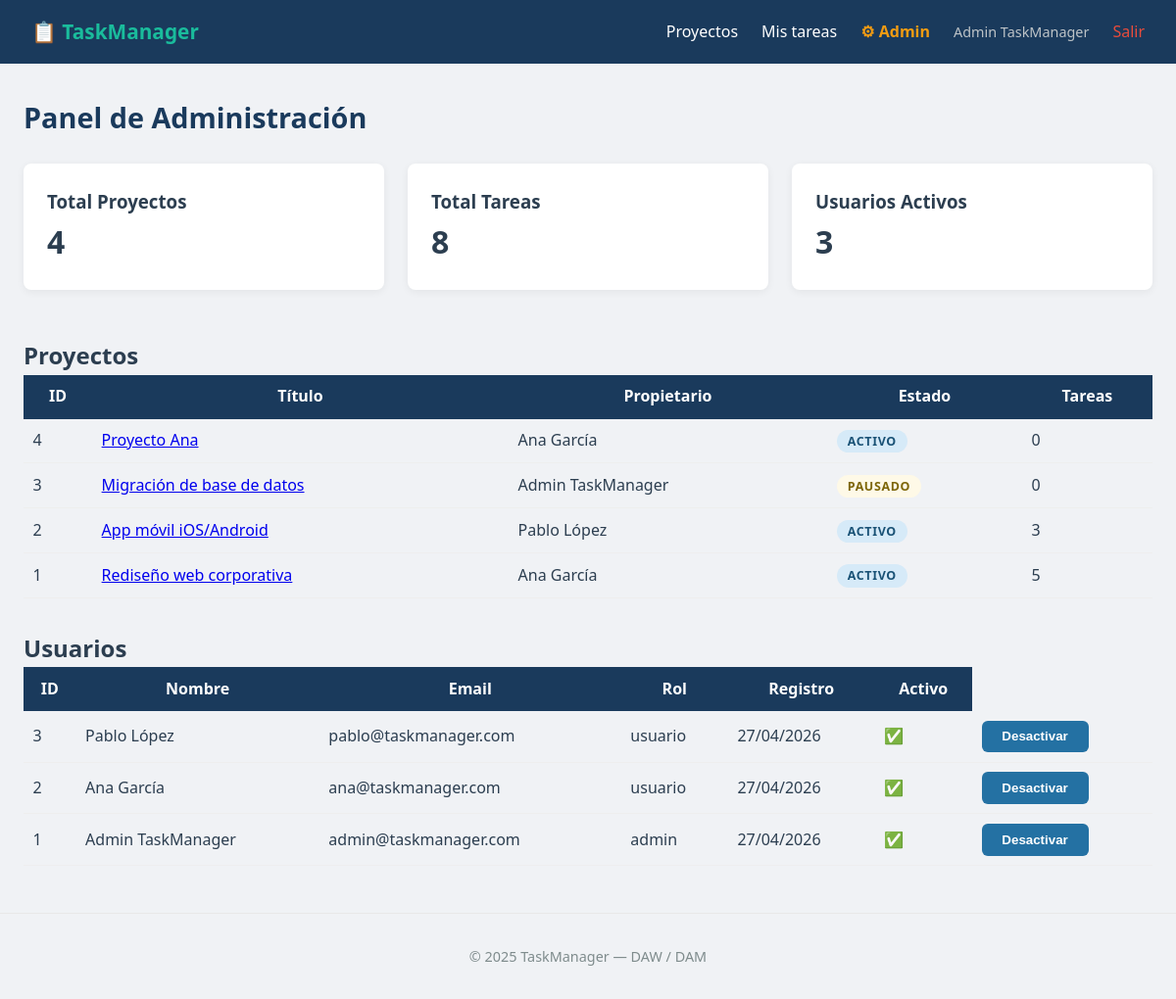
Page /admin (signed in) on the earlier database version.
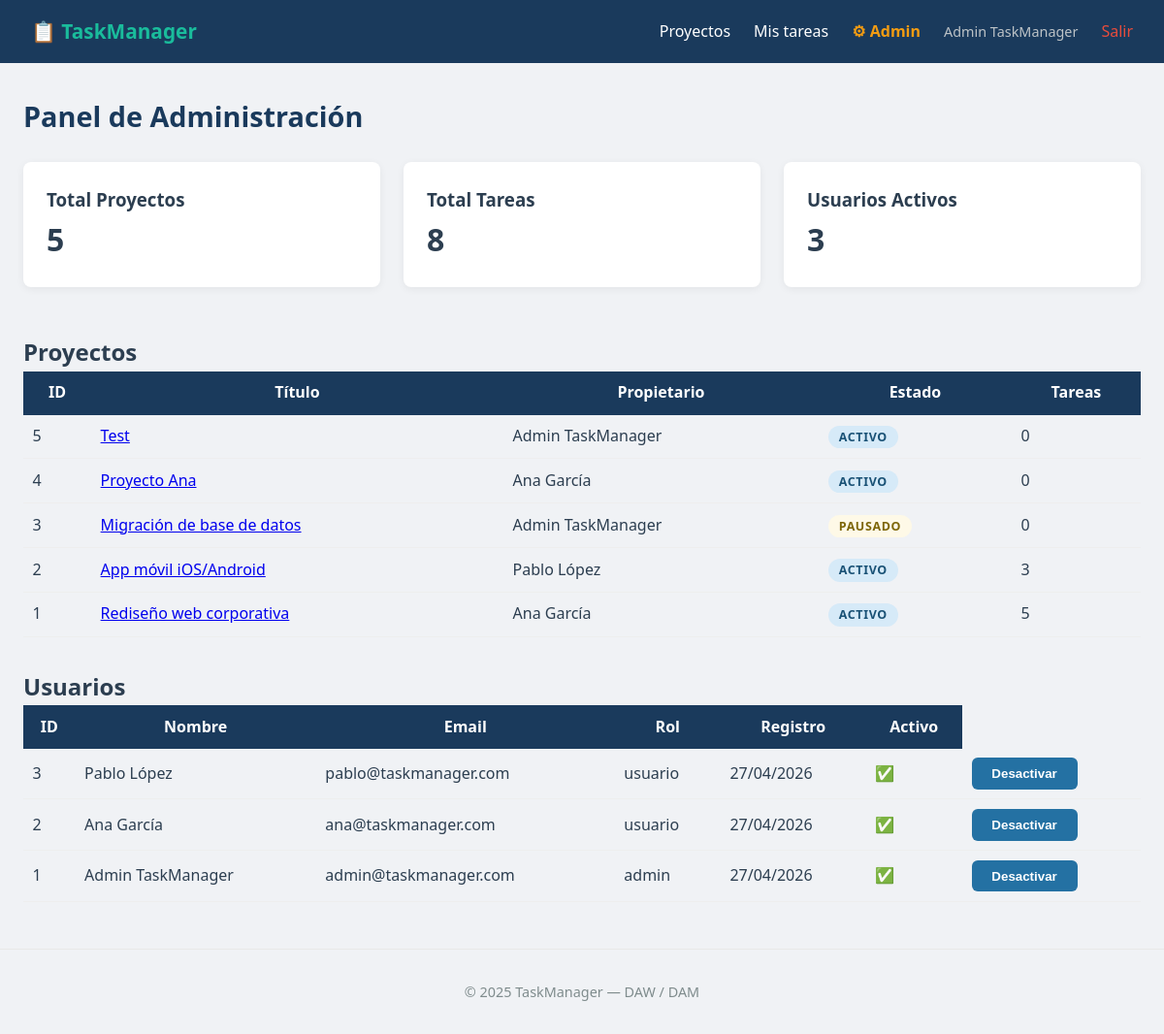
Same page on the later database version.
### app/models.py (models this page shows, shortened)
class Usuario(UserMixin, db.Model): # UserMixin PRIMERO, db.Model SEGUNDO
    __tablename__ = 'usuarios'
    id = db.Column(db.Integer, primary_key=True)
    nombre = db.Column(db.String(100), nullable=False)
    email = db.Column(db.String(150), unique=True, nullable=False)
    password = db.Column(db.String(256), nullable=False)
    rol = db.Column(db.String(20), default='usuario') # 'usuario' o
    'admin'
    activo = db.Column(db.Boolean, default=True)
    creado_en = db.Column(db.DateTime, default=datetime.utcnow)
    proyectos = db.relationship('Proyecto', backref='propietario',
                                lazy='dynamic',
                                foreign_keys='Proyecto.propietario_id')
    @property
    def es_admin(self):
        return self.rol == 'admin'
    @property
    def is_active(self):
        return self.activo

class Proyecto(db.Model):
    __tablename__ = 'proyectos'
    id = db.Column(db.Integer, primary_key=True)
    titulo = db.Column(db.String(100), nullable=False)
    descripcion = db.Column(db.Text)
    estado = db.Column(db.String(20), default='activo')
    fecha_limite = db.Column(db.Date)
    creado_en = db.Column(db.DateTime, default=datetime.utcnow)
    propietario_id = db.Column(db.Integer, db.ForeignKey('usuarios.id'))
    tareas = db.relationship('Tarea', backref='proyecto', lazy='dynamic',
    cascade='all, delete-orphan',
    order_by='Tarea.creado_en')

### app/routes/main.py (the view)
@main.route('/admin')
@login_required
@solo_admin
def admin():
    proyectos = Proyecto.query.order_by(Proyecto.creado_en.desc()).all()
    usuarios = Usuario.query.order_by(Usuario.creado_en.desc()).all()
    total_proyectos = Proyecto.query.count()
    total_tareas = Tarea.query.count()
    usuarios_activos = Usuario.query.filter_by(activo=True).count()
    return render_template('admin/panel.html',
                        proyectos=proyectos,
                        usuarios=usuarios,
                        total_proyectos=total_proyectos,
                        total_tareas=total_tareas,
                        usuarios_activos=usuarios_activos,
                        form=FormularioVacio())

### app/decoradores.py (called while the page is built)
def solo_admin(f):
    @wraps(f) # Preserva el nombre y docstring de la función original
    def decorated(*args, **kwargs):
        if not current_user.is_authenticated:
            abort(401) # No autenticado
        if not current_user.es_admin:
            abort(403) # Autenticado pero sin permiso
        return f(*args, **kwargs)
    return decorated

### app/models.py (called while the page is built)
@login_manager.user_loader
def cargar_usuario(user_id):
    return Usuario.query.get(int(user_id))

### app/templates/admin/panel.html (shortened to what this page needs)
{% extends 'base.html' %}
{% block content %}
<div class='page-header'>
    <h1>Panel de Administración</h1>
</div>
<div class='proyectos-grid'>
    <div class='tarjeta'>
        <h3>Total Proyectos</h3>
        <p style='font-size:2rem; font-weight:bold'>{{ total_proyectos }}</p>
    </div>
    <div class='tarjeta'>
        <h3>Total Tareas</h3>
        <p style='font-size:2rem; font-weight:bold'>{{ total_tareas }}</p>
    </div>
    <div class='tarjeta'>
        <h3>Usuarios Activos</h3>
        <p style='font-size:2rem; font-weight:bold'>{{ usuarios_activos }}</p>
    </div>
</div>
<h2 style='margin-top:2rem'>Proyectos</h2>
<table style='width:100%; border-collapse:collapse'>
    <thead>
        <tr style='background:#1a3a5c; color:white'>
            <th style='padding:.6rem'>ID</th>
            <th style='padding:.6rem'>Título</th>
            <th style='padding:.6rem'>Propietario</th>
            <th style='padding:.6rem'>Estado</th>
            <th style='padding:.6rem'>Tareas</th>
        </tr>
    </thead>
    <tbody>
        {% for p in proyectos %}
        <tr style='border-bottom:1px solid #eee'>
            <td style='padding:.6rem'>{{ p.id }}</td>
            <td style='padding:.6rem'>
                <a href="{{ url_for('projects.detalle', pid=p.id) }}">{{ p.titulo }}</a>
            </td>
            <td style='padding:.6rem'>{{ p.propietario.nombre }}</td>
            <td style='padding:.6rem'>
                <span class='badge badge-{{ p.estado }}'>{{ p.estado | capitalize }}</span>
            </td>
            <td style='padding:.6rem'>{{ p.tareas.count() }}</td>
        </tr>
        {% else %}
        <tr><td colspan='5' style='padding:.6rem'>No hay proyectos.</td></tr>
        {% endfor %}
    </tbody>
</table>
<h2 style='margin-top:2rem'>Usuarios</h2>
<table style='width:100%; border-collapse:collapse'>
    <thead>
        <tr style='background:#1a3a5c; color:white'>
            <th style='padding:.6rem'>ID</th>
            <th style='padding:.6rem'>Nombre</th>
            <th style='padding:.6rem'>Email</th>
            <th style='padding:.6rem'>Rol</th>
            <th style='padding:.6rem'>Registro</th>
            <th style='padding:.6rem'>Activo</th>
        </tr>
    </thead>
    <tbody>
        {% for u in usuarios %}
        <tr style='border-bottom:1px solid #eee'>
            <td style='padding:.6rem'>{{ u.id }}</td>
            <td style='padding:.6rem'>{{ u.nombre }}</td>
            <td style='padding:.6rem'>{{ u.email }}</td>
            <td style='padding:.6rem'>{{ u.rol }}</td>
            <td style='padding:.6rem'>{{ u.creado_en.strftime('%d/%m/%Y') }}</td>
            <td style='padding:.6rem'>{{ '✅' if u.activo else '❌' }}</td>
            <td style='padding:.6rem'>
                <form action="{{ url_for('main.toggle_activo', uid=u.id) }}" method='POST'>
                    <button type='submit' class='btn btn-sec'>
                        {{ 'Desactivar' if u.activo else 'Activar' }}
                    </button>
                </form>
            </td>
        </tr>
        {% else %}
        <tr><td colspan='6' style='padding:.6rem'>No hay usuarios.</td></tr>
        {% endfor %}
    </tbody>
</table>
{% endblock %}

### app/templates/base.html (shortened to what this page needs)
<!DOCTYPE html>
<html lang='es'>
<head>
    <link rel='stylesheet' href="{{ url_for('static', filename='css/style.css')
    }}">
</head>
<body>
    <nav class='navbar'>
        <a href="{{ url_for('main.index') }}" class='logo'>📋 TaskManager</a>
        <div class='nav-links'>
            {% if current_user.is_authenticated %}
                <a href="{{ url_for('projects.lista') }}">Proyectos</a>
                <a href="{{ url_for('tasks.mis_tareas') }}">Mis tareas</a>
                {% if current_user.es_admin %}
                    <a href="{{ url_for('main.admin') }}" class='nav-admin'>⚙
                    Admin</a>
                {% endif %}
                <span class='nav-usuario'>{{ current_user.nombre }}</span>
                <a href="{{ url_for('auth.logout') }}" class='nav-logout'>Salir</a>
            {% else %}
                <a href="{{ url_for('auth.login') }}">Iniciar sesión</a>
                <a href="{{ url_for('auth.registro') }}" class='btn btnsm'>Registrarse</a>
            {% endif %}
        </div>
    </nav>
    <main class='contenido'>
    {% block content %}{% endblock %}
    </main>
    <footer><p>&copy; 2025 TaskManager — DAW / DAM</p></footer>
</body>
</html>

### app/static/css/style.css (style rules this page uses)
*, *::before, *::after { margin: 0; padding: 0; box-sizing: border-box; }
:root { --azul-oscuro: #1a3a5c; --azul: #2471a3; --verde: #1abc9c; --rojo: #e74c3c; --naranja: #e67e22; --gris-claro: #f0f2f5; --texto: #2c3e50; --texto-suave: #7f8c8d; }
body { font-family: 'Segoe UI', Arial, sans-serif; background: var(--gris-claro); color: var(--texto); line-height: 1.6; }
.navbar { background: var(--azul-oscuro); display: flex; justify-content: space-between; align-items: center; padding: 1rem 2rem; position: sticky; top: 0; z-index: 100; }
.navbar .logo { color: var(--verde); font-weight: 700; font-size: 1.3rem; text-decoration: none; }
.nav-links { display: flex; align-items: center; gap: 1.5rem; }
.nav-links a { color: #fff; text-decoration: none; transition: color .2s; }
.contenido { max-width: 1200px; margin: 2rem auto; padding: 0 1.5rem; }
.page-header { display: flex; justify-content: space-between; align-items: center; margin-bottom: 1.5rem; }
.page-header h1 { font-size: 1.8rem; color: var(--azul-oscuro); }
.tarjeta { background: #fff; border-radius: 8px; padding: 1.5rem; margin-bottom: 1rem; box-shadow: 0 2px 8px rgba(0,0,0,.06); transition: box-shadow .2s; }
.proyectos-grid { display: grid; grid-template-columns: repeat(auto-fill, minmax(320px, 1fr)); gap: 1.5rem; }
.badge { padding: .2rem .7rem; border-radius: 12px; font-size: .78rem; font-weight: 600; text-transform: uppercase; letter-spacing: .05em; }
.badge-activo, .badge-en_progreso { background: #d6eaf8; color: #1a5276; }
.badge-pausado { background: #fef9e7; color: #7d6608; }
.btn { display: inline-block; background: var(--verde); color: #fff; padding: .55rem 1.3rem; border-radius: 6px; text-decoration: none; font-weight: 600; border: none; cursor: pointer; transition: background.2s; }
.btn-sec { background: var(--azul); }
footer { text-align: center; padding: 2rem; color: var(--texto-suave); margin-top: 3rem; border-top: 1px solid #e8e8e8; font-size: .9rem; }
.nav-usuario { color: #bdc3c7; font-size: .9rem; }
.nav-logout { color: #e74c3c !important; }
.nav-admin { color: #f39c12 !important; font-weight: 600; }

Differences in the rows shown:
added Proyecto: id "5", titulo "Test", propietario.nombre "Admin TaskManager", estado "ACTIVO", tareas.count "0"
Other differences:
{{ total_proyectos }}: "4" → "5"
